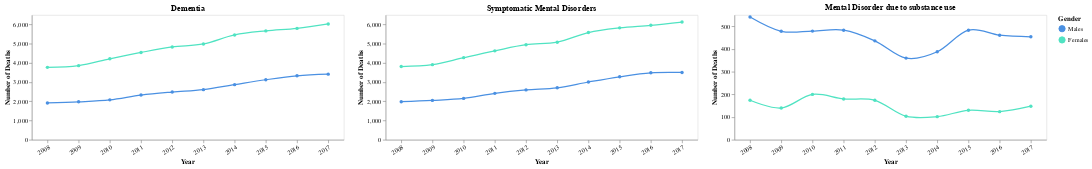

Notebook code for this chart:
### Code cell
colorScale = alt.Scale(
    domain=['Males', 'Females'],
    range=['#4A90E2', '#50E3C2']
)

base = alt.Chart(chartData).mark_line(
    point=True,
    interpolate="cardinal"
).encode(
    x=alt.X("year", type="nominal", axis=alt.Axis(labelAngle=330), title="Year"),
    y=alt.Y("count", title="Number of Deaths"),
    tooltip=chartData.columns.tolist(),
    color=alt.Color("sex", scale=colorScale, legend=alt.Legend(title="Gender"))
).properties(
    width=500,
    height=200
)

one = base.transform_filter(
    alt.FieldEqualPredicate(field='cause_of_death_map', equal='Dementia')
).properties(
    title='Dementia'
)

two = base.transform_filter(
    alt.FieldEqualPredicate(field='cause_of_death_map', equal='Mental Disorder due to substance use')
).properties(
    title='Mental Disorder due to substance use'
)

three = base.transform_filter(
    alt.FieldEqualPredicate(field='cause_of_death_map', equal='Symptomatic Mental Disorders')
).properties(
    title='Symptomatic Mental Disorders'
)

alt.hconcat(one, three, two).configure(
    axis=alt.Axis(grid=False)
)

### Figure 1 — Vega-Lite specification as saved in the notebook (floating-point values rounded to 4 significant figures)
{"$schema": "https://vega.github.io/schema/vega-lite/v2.4.3.json", "config": {"axis": {"grid": false}, "view": {"height": 300, "width": 400}}, "hconcat": [{"data": {"values": [{"cause_of_death_map": "Dementia", "count": 3772, "pct_change": null, "sex": "Females", "year": "2008"}, {"cause_of_death_map": "Dementia", "count": 3862, "pct_change": 2.386, "sex": "Females", "year": "2009"}, {"cause_of_death_map": "Dementia", "count": 4218, "pct_change": 9.218, "sex": "Females", "year": "2010"}, {"cause_of_death_map": "Dementia", "count": 4548, "pct_change": 7.824, "sex": "Females", "year": "2011"}, {"cause_of_death_map": "Dementia", "count": 4834, "pct_change": 6.288, "sex": "Females", "year": "2012"}, {"cause_of_death_map": "Dementia", "count": 4992, "pct_change": 3.269, "sex": "Females", "year": "2013"}, {"cause_of_death_map": "Dementia", "count": 5461, "pct_change": 9.395, "sex": "Females", "year": "2014"}, {"cause_of_death_map": "Dementia", "count": 5671, "pct_change": 3.845, "sex": "Females", "year": "2015"}, {"cause_of_death_map": "Dementia", "count": 5802, "pct_change": 2.31, "sex": "Females", "year": "2016"}, {"cause_of_death_map": "Dementia", "count": 6031, "pct_change": 3.947, "sex": "Females", "year": "2017"}, {"cause_of_death_map": "Dementia", "count": 1916, "pct_change": null, "sex": "Males", "year": "2008"}, {"cause_of_death_map": "Dementia", "count": 1977, "pct_change": 3.184, "sex": "Males", "year": "2009"}, {"cause_of_death_map": "Dementia", "count": 2079, "pct_change": 5.159, "sex": "Males", "year": "2010"}, {"cause_of_death_map": "Dementia", "count": 2329, "pct_change": 12.03, "sex": "Males", "year": "2011"}, {"cause_of_death_map": "Dementia", "count": 2487, "pct_change": 6.784, "sex": "Males", "year": "2012"}, {"cause_of_death_map": "Dementia", "count": 2612, "pct_change": 5.026, "sex": "Males", "year": "2013"}, {"cause_of_death_map": "Dementia", "count": 2871, "pct_change": 9.916, "sex": "Males", "year": "2014"}, {"cause_of_death_map": "Dementia", "count": 3126, "pct_change": 8.882, "sex": "Males", "year": "2015"}, {"cause_of_death_map": "Dementia", "count": 3333, "pct_change": 6.622, "sex": "Males", "year": "2016"}, {"cause_of_death_map": "Dementia", "count": 3419, "pct_change": 2.58, "sex": "Males", "year": "2017"}, {"cause_of_death_map": "Mental Disorder due to substance use", "count": 174, "pct_change": null, "sex": "Females", "year": "2008"}, {"cause_of_death_map": "Mental Disorder due to substance use", "count": 140, "pct_change": -19.54, "sex": "Females", "year": "2009"}, {"cause_of_death_map": "Mental Disorder due to substance use", "count": 200, "pct_change": 42.86, "sex": "Females", "year": "2010"}, {"cause_of_death_map": "Mental Disorder due to substance use", "count": 180, "pct_change": -10.0, "sex": "Females", "year": "2011"}, {"cause_of_death_map": "Mental Disorder due to substance use", "count": 174, "pct_change": -3.333, "sex": "Females", "year": "2012"}, {"cause_of_death_map": "Mental Disorder due to substance use", "count": 104, "pct_change": -40.23, "sex": "Females", "year": "2013"}, {"cause_of_death_map": "Mental Disorder due to substance use", "count": 102, "pct_change": -1.923, "sex": "Females", "year": "2014"}, {"cause_of_death_map": "Mental Disorder due to substance use", "count": 130, "pct_change": 27.45, "sex": "Females", "year": "2015"}, {"cause_of_death_map": "Mental Disorder due to substance use", "count": 124, "pct_change": -4.615, "sex": "Females", "year": "2016"}, {"cause_of_death_map": "Mental Disorder due to substance use", "count": 148, "pct_change": 19.35, "sex": "Females", "year": "2017"}, {"cause_of_death_map": "Mental Disorder due to substance use", "count": 541, "pct_change": null, "sex": "Males", "year": "2008"}, {"cause_of_death_map": "Mental Disorder due to substance use", "count": 478, "pct_change": -11.65, "sex": "Males", "year": "2009"}, {"cause_of_death_map": "Mental Disorder due to substance use", "count": 479, "pct_change": 0.2092, "sex": "Males", "year": "2010"}, {"cause_of_death_map": "Mental Disorder due to substance use", "count": 483, "pct_change": 0.8351, "sex": "Males", "year": "2011"}, {"cause_of_death_map": "Mental Disorder due to substance use", "count": 436, "pct_change": -9.731, "sex": "Males", "year": "2012"}, {"cause_of_death_map": "Mental Disorder due to substance use", "count": 360, "pct_change": -17.43, "sex": "Males", "year": "2013"}, {"cause_of_death_map": "Mental Disorder due to substance use", "count": 388, "pct_change": 7.778, "sex": "Males", "year": "2014"}, {"cause_of_death_map": "Mental Disorder due to substance use", "count": 483, "pct_change": 24.48, "sex": "Males", "year": "2015"}, {"cause_of_death_map": "Mental Disorder due to substance use", "count": 461, "pct_change": -4.555, "sex": "Males", "year": "2016"}, {"cause_of_death_map": "Mental Disorder due to substance use", "count": 454, "pct_change": -1.518, "sex": "Males", "year": "2017"}, {"cause_of_death_map": "Symptomatic Mental Disorders", "count": 3815, "pct_change": null, "sex": "Females", "year": "2008"}, {"cause_of_death_map": "Symptomatic Mental Disorders", "count": 3912, "pct_change": 2.543, "sex": "Females", "year": "2009"}, {"cause_of_death_map": "Symptomatic Mental Disorders", "count": 4277, "pct_change": 9.33, "sex": "Females", "year": "2010"}, {"cause_of_death_map": "Symptomatic Mental Disorders", "count": 4631, "pct_change": 8.277, "sex": "Females", "year": "2011"}, {"cause_of_death_map": "Symptomatic Mental Disorders", "count": 4953, "pct_change": 6.953, "sex": "Females", "year": "2012"}, {"cause_of_death_map": "Symptomatic Mental Disorders", "count": 5082, "pct_change": 2.604, "sex": "Females", "year": "2013"}, {"cause_of_death_map": "Symptomatic Mental Disorders", "count": 5586, "pct_change": 9.917, "sex": "Females", "year": "2014"}, {"cause_of_death_map": "Symptomatic Mental Disorders", "count": 5830, "pct_change": 4.368, "sex": "Females", "year": "2015"}, {"cause_of_death_map": "Symptomatic Mental Disorders", "count": 5962, "pct_change": 2.264, "sex": "Females", "year": "2016"}, {"cause_of_death_map": "Symptomatic Mental Disorders", "count": 6132, "pct_change": 2.851, "sex": "Females", "year": "2017"}, {"cause_of_death_map": "Symptomatic Mental Disorders", "count": 1982, "pct_change": null, "sex": "Males", "year": "2008"}, {"cause_of_death_map": "Symptomatic Mental Disorders", "count": 2052, "pct_change": 3.532, "sex": "Males", "year": "2009"}, {"cause_of_death_map": "Symptomatic Mental Disorders", "count": 2156, "pct_change": 5.068, "sex": "Males", "year": "2010"}, {"cause_of_death_map": "Symptomatic Mental Disorders", "count": 2418, "pct_change": 12.15, "sex": "Males", "year": "2011"}, {"cause_of_death_map": "Symptomatic Mental Disorders", "count": 2599, "pct_change": 7.486, "sex": "Males", "year": "2012"}, {"cause_of_death_map": "Symptomatic Mental Disorders", "count": 2709, "pct_change": 4.232, "sex": "Males", "year": "2013"}, {"cause_of_death_map": "Symptomatic Mental Disorders", "count": 3009, "pct_change": 11.07, "sex": "Males", "year": "2014"}, {"cause_of_death_map": "Symptomatic Mental Disorders", "count": 3282, "pct_change": 9.073, "sex": "Males", "year": "2015"}, {"cause_of_death_map": "Symptomatic Mental Disorders", "count": 3490, "pct_change": 6.338, "sex": "Males", "year": "2016"}, {"cause_of_death_map": "Symptomatic Mental Disorders", "count": 3508, "pct_change": 0.5158, "sex": "Males", "year": "2017"}]}, "encoding": {"color": {"field": "sex", "legend": {"title": "Gender"}, "scale": {"domain": ["Males", "Females"], "range": ["#4A90E2", "#50E3C2"]}, "type": "nominal"}, "tooltip": [{"field": "cause_of_death_map", "type": "nominal"}, {"field": "sex", "type": "nominal"}, {"field": "year", "type": "nominal"}, {"field": "count", "type": "quantitative"}, {"field": "pct_change", "type": "quantitative"}], "x": {"axis": {"labelAngle": 330}, "field": "year", "title": "Year", "type": "nominal"}, "y": {"field": "count", "title": "Number of Deaths", "type": "quantitative"}}, "height": 200, "mark": {"interpolate": "cardinal", "point": true, "type": "line"}, "title": "Dementia", "transform": [{"filter": {"equal": "Dementia", "field": "cause_of_death_map"}}], "width": 500}, {"data": {"values": [{"cause_of_death_map": "Dementia", "count": 3772, "pct_change": null, "sex": "Females", "year": "2008"}, {"cause_of_death_map": "Dementia", "count": 3862, "pct_change": 2.386, "sex": "Females", "year": "2009"}, {"cause_of_death_map": "Dementia", "count": 4218, "pct_change": 9.218, "sex": "Females", "year": "2010"}, {"cause_of_death_map": "Dementia", "count": 4548, "pct_change": 7.824, "sex": "Females", "year": "2011"}, {"cause_of_death_map": "Dementia", "count": 4834, "pct_change": 6.288, "sex": "Females", "year": "2012"}, {"cause_of_death_map": "Dementia", "count": 4992, "pct_change": 3.269, "sex": "Females", "year": "2013"}, {"cause_of_death_map": "Dementia", "count": 5461, "pct_change": 9.395, "sex": "Females", "year": "2014"}, {"cause_of_death_map": "Dementia", "count": 5671, "pct_change": 3.845, "sex": "Females", "year": "2015"}, {"cause_of_death_map": "Dementia", "count": 5802, "pct_change": 2.31, "sex": "Females", "year": "2016"}, {"cause_of_death_map": "Dementia", "count": 6031, "pct_change": 3.947, "sex": "Females", "year": "2017"}, {"cause_of_death_map": "Dementia", "count": 1916, "pct_change": null, "sex": "Males", "year": "2008"}, {"cause_of_death_map": "Dementia", "count": 1977, "pct_change": 3.184, "sex": "Males", "year": "2009"}, {"cause_of_death_map": "Dementia", "count": 2079, "pct_change": 5.159, "sex": "Males", "year": "2010"}, {"cause_of_death_map": "Dementia", "count": 2329, "pct_change": 12.03, "sex": "Males", "year": "2011"}, {"cause_of_death_map": "Dementia", "count": 2487, "pct_change": 6.784, "sex": "Males", "year": "2012"}, {"cause_of_death_map": "Dementia", "count": 2612, "pct_change": 5.026, "sex": "Males", "year": "2013"}, {"cause_of_death_map": "Dementia", "count": 2871, "pct_change": 9.916, "sex": "Males", "year": "2014"}, {"cause_of_death_map": "Dementia", "count": 3126, "pct_change": 8.882, "sex": "Males", "year": "2015"}, {"cause_of_death_map": "Dementia", "count": 3333, "pct_change": 6.622, "sex": "Males", "year": "2016"}, {"cause_of_death_map": "Dementia", "count": 3419, "pct_change": 2.58, "sex": "Males", "year": "2017"}, {"cause_of_death_map": "Mental Disorder due to substance use", "count": 174, "pct_change": null, "sex": "Females", "year": "2008"}, {"cause_of_death_map": "Mental Disorder due to substance use", "count": 140, "pct_change": -19.54, "sex": "Females", "year": "2009"}, {"cause_of_death_map": "Mental Disorder due to substance use", "count": 200, "pct_change": 42.86, "sex": "Females", "year": "2010"}, {"cause_of_death_map": "Mental Disorder due to substance use", "count": 180, "pct_change": -10.0, "sex": "Females", "year": "2011"}, {"cause_of_death_map": "Mental Disorder due to substance use", "count": 174, "pct_change": -3.333, "sex": "Females", "year": "2012"}, {"cause_of_death_map": "Mental Disorder due to substance use", "count": 104, "pct_change": -40.23, "sex": "Females", "year": "2013"}, {"cause_of_death_map": "Mental Disorder due to substance use", "count": 102, "pct_change": -1.923, "sex": "Females", "year": "2014"}, {"cause_of_death_map": "Mental Disorder due to substance use", "count": 130, "pct_change": 27.45, "sex": "Females", "year": "2015"}, {"cause_of_death_map": "Mental Disorder due to substance use", "count": 124, "pct_change": -4.615, "sex": "Females", "year": "2016"}, {"cause_of_death_map": "Mental Disorder due to substance use", "count": 148, "pct_change": 19.35, "sex": "Females", "year": "2017"}, {"cause_of_death_map": "Mental Disorder due to substance use", "count": 541, "pct_change": null, "sex": "Males", "year": "2008"}, {"cause_of_death_map": "Mental Disorder due to substance use", "count": 478, "pct_change": -11.65, "sex": "Males", "year": "2009"}, {"cause_of_death_map": "Mental Disorder due to substance use", "count": 479, "pct_change": 0.2092, "sex": "Males", "year": "2010"}, {"cause_of_death_map": "Mental Disorder due to substance use", "count": 483, "pct_change": 0.8351, "sex": "Males", "year": "2011"}, {"cause_of_death_map": "Mental Disorder due to substance use", "count": 436, "pct_change": -9.731, "sex": "Males", "year": "2012"}, {"cause_of_death_map": "Mental Disorder due to substance use", "count": 360, "pct_change": -17.43, "sex": "Males", "year": "2013"}, {"cause_of_death_map": "Mental Disorder due to substance use", "count": 388, "pct_change": 7.778, "sex": "Males", "year": "2014"}, {"cause_of_death_map": "Mental Disorder due to substance use", "count": 483, "pct_change": 24.48, "sex": "Males", "year": "2015"}, {"cause_of_death_map": "Mental Disorder due to substance use", "count": 461, "pct_change": -4.555, "sex": "Males", "year": "2016"}, {"cause_of_death_map": "Mental Disorder due to substance use", "count": 454, "pct_change": -1.518, "sex": "Males", "year": "2017"}, {"cause_of_death_map": "Symptomatic Mental Disorders", "count": 3815, "pct_change": null, "sex": "Females", "year": "2008"}, {"cause_of_death_map": "Symptomatic Mental Disorders", "count": 3912, "pct_change": 2.543, "sex": "Females", "year": "2009"}, {"cause_of_death_map": "Symptomatic Mental Disorders", "count": 4277, "pct_change": 9.33, "sex": "Females", "year": "2010"}, {"cause_of_death_map": "Symptomatic Mental Disorders", "count": 4631, "pct_change": 8.277, "sex": "Females", "year": "2011"}, {"cause_of_death_map": "Symptomatic Mental Disorders", "count": 4953, "pct_change": 6.953, "sex": "Females", "year": "2012"}, {"cause_of_death_map": "Symptomatic Mental Disorders", "count": 5082, "pct_change": 2.604, "sex": "Females", "year": "2013"}, {"cause_of_death_map": "Symptomatic Mental Disorders", "count": 5586, "pct_change": 9.917, "sex": "Females", "year": "2014"}, {"cause_of_death_map": "Symptomatic Mental Disorders", "count": 5830, "pct_change": 4.368, "sex": "Females", "year": "2015"}, {"cause_of_death_map": "Symptomatic Mental Disorders", "count": 5962, "pct_change": 2.264, "sex": "Females", "year": "2016"}, {"cause_of_death_map": "Symptomatic Mental Disorders", "count": 6132, "pct_change": 2.851, "sex": "Females", "year": "2017"}, {"cause_of_death_map": "Symptomatic Mental Disorders", "count": 1982, "pct_change": null, "sex": "Males", "year": "2008"}, {"cause_of_death_map": "Symptomatic Mental Disorders", "count": 2052, "pct_change": 3.532, "sex": "Males", "year": "2009"}, {"cause_of_death_map": "Symptomatic Mental Disorders", "count": 2156, "pct_change": 5.068, "sex": "Males", "year": "2010"}, {"cause_of_death_map": "Symptomatic Mental Disorders", "count": 2418, "pct_change": 12.15, "sex": "Males", "year": "2011"}, {"cause_of_death_map": "Symptomatic Mental Disorders", "count": 2599, "pct_change": 7.486, "sex": "Males", "year": "2012"}, {"cause_of_death_map": "Symptomatic Mental Disorders", "count": 2709, "pct_change": 4.232, "sex": "Males", "year": "2013"}, {"cause_of_death_map": "Symptomatic Mental Disorders", "count": 3009, "pct_change": 11.07, "sex": "Males", "year": "2014"}, {"cause_of_death_map": "Symptomatic Mental Disorders", "count": 3282, "pct_change": 9.073, "sex": "Males", "year": "2015"}, {"cause_of_death_map": "Symptomatic Mental Disorders", "count": 3490, "pct_change": 6.338, "sex": "Males", "year": "2016"}, {"cause_of_death_map": "Symptomatic Mental Disorders", "count": 3508, "pct_change": 0.5158, "sex": "Males", "year": "2017"}]}, "encoding": {"color": {"field": "sex", "legend": {"title": "Gender"}, "scale": {"domain": ["Males", "Females"], "range": ["#4A90E2", "#50E3C2"]}, "type": "nominal"}, "tooltip": [{"field": "cause_of_death_map", "type": "nominal"}, {"field": "sex", "type": "nominal"}, {"field": "year", "type": "nominal"}, {"field": "count", "type": "quantitative"}, {"field": "pct_change", "type": "quantitative"}], "x": {"axis": {"labelAngle": 330}, "field": "year", "title": "Year", "type": "nominal"}, "y": {"field": "count", "title": "Number of Deaths", "type": "quantitative"}}, "height": 200, "mark": {"interpolate": "cardinal", "point": true, "type": "line"}, "title": "Symptomatic Mental Disorders", "transform": [{"filter": {"equal": "Symptomatic Mental Disorders", "field": "cause_of_death_map"}}], "width": 500}, {"data": {"values": [{"cause_of_death_map": "Dementia", "count": 3772, "pct_change": null, "sex": "Females", "year": "2008"}, {"cause_of_death_map": "Dementia", "count": 3862, "pct_change": 2.386, "sex": "Females", "year": "2009"}, {"cause_of_death_map": "Dementia", "count": 4218, "pct_change": 9.218, "sex": "Females", "year": "2010"}, {"cause_of_death_map": "Dementia", "count": 4548, "pct_change": 7.824, "sex": "Females", "year": "2011"}, {"cause_of_death_map": "Dementia", "count": 4834, "pct_change": 6.288, "sex": "Females", "year": "2012"}, {"cause_of_death_map": "Dementia", "count": 4992, "pct_change": 3.269, "sex": "Females", "year": "2013"}, {"cause_of_death_map": "Dementia", "count": 5461, "pct_change": 9.395, "sex": "Females", "year": "2014"}, {"cause_of_death_map": "Dementia", "count": 5671, "pct_change": 3.845, "sex": "Females", "year": "2015"}, {"cause_of_death_map": "Dementia", "count": 5802, "pct_change": 2.31, "sex": "Females", "year": "2016"}, {"cause_of_death_map": "Dementia", "count": 6031, "pct_change": 3.947, "sex": "Females", "year": "2017"}, {"cause_of_death_map": "Dementia", "count": 1916, "pct_change": null, "sex": "Males", "year": "2008"}, {"cause_of_death_map": "Dementia", "count": 1977, "pct_change": 3.184, "sex": "Males", "year": "2009"}, {"cause_of_death_map": "Dementia", "count": 2079, "pct_change": 5.159, "sex": "Males", "year": "2010"}, {"cause_of_death_map": "Dementia", "count": 2329, "pct_change": 12.03, "sex": "Males", "year": "2011"}, {"cause_of_death_map": "Dementia", "count": 2487, "pct_change": 6.784, "sex": "Males", "year": "2012"}, {"cause_of_death_map": "Dementia", "count": 2612, "pct_change": 5.026, "sex": "Males", "year": "2013"}, {"cause_of_death_map": "Dementia", "count": 2871, "pct_change": 9.916, "sex": "Males", "year": "2014"}, {"cause_of_death_map": "Dementia", "count": 3126, "pct_change": 8.882, "sex": "Males", "year": "2015"}, {"cause_of_death_map": "Dementia", "count": 3333, "pct_change": 6.622, "sex": "Males", "year": "2016"}, {"cause_of_death_map": "Dementia", "count": 3419, "pct_change": 2.58, "sex": "Males", "year": "2017"}, {"cause_of_death_map": "Mental Disorder due to substance use", "count": 174, "pct_change": null, "sex": "Females", "year": "2008"}, {"cause_of_death_map": "Mental Disorder due to substance use", "count": 140, "pct_change": -19.54, "sex": "Females", "year": "2009"}, {"cause_of_death_map": "Mental Disorder due to substance use", "count": 200, "pct_change": 42.86, "sex": "Females", "year": "2010"}, {"cause_of_death_map": "Mental Disorder due to substance use", "count": 180, "pct_change": -10.0, "sex": "Females", "year": "2011"}, {"cause_of_death_map": "Mental Disorder due to substance use", "count": 174, "pct_change": -3.333, "sex": "Females", "year": "2012"}, {"cause_of_death_map": "Mental Disorder due to substance use", "count": 104, "pct_change": -40.23, "sex": "Females", "year": "2013"}, {"cause_of_death_map": "Mental Disorder due to substance use", "count": 102, "pct_change": -1.923, "sex": "Females", "year": "2014"}, {"cause_of_death_map": "Mental Disorder due to substance use", "count": 130, "pct_change": 27.45, "sex": "Females", "year": "2015"}, {"cause_of_death_map": "Mental Disorder due to substance use", "count": 124, "pct_change": -4.615, "sex": "Females", "year": "2016"}, {"cause_of_death_map": "Mental Disorder due to substance use", "count": 148, "pct_change": 19.35, "sex": "Females", "year": "2017"}, {"cause_of_death_map": "Mental Disorder due to substance use", "count": 541, "pct_change": null, "sex": "Males", "year": "2008"}, {"cause_of_death_map": "Mental Disorder due to substance use", "count": 478, "pct_change": -11.65, "sex": "Males", "year": "2009"}, {"cause_of_death_map": "Mental Disorder due to substance use", "count": 479, "pct_change": 0.2092, "sex": "Males", "year": "2010"}, {"cause_of_death_map": "Mental Disorder due to substance use", "count": 483, "pct_change": 0.8351, "sex": "Males", "year": "2011"}, {"cause_of_death_map": "Mental Disorder due to substance use", "count": 436, "pct_change": -9.731, "sex": "Males", "year": "2012"}, {"cause_of_death_map": "Mental Disorder due to substance use", "count": 360, "pct_change": -17.43, "sex": "Males", "year": "2013"}, {"cause_of_death_map": "Mental Disorder due to substance use", "count": 388, "pct_change": 7.778, "sex": "Males", "year": "2014"}, {"cause_of_death_map": "Mental Disorder due to substance use", "count": 483, "pct_change": 24.48, "sex": "Males", "year": "2015"}, {"cause_of_death_map": "Mental Disorder due to substance use", "count": 461, "pct_change": -4.555, "sex": "Males", "year": "2016"}, {"cause_of_death_map": "Mental Disorder due to substance use", "count": 454, "pct_change": -1.518, "sex": "Males", "year": "2017"}, {"cause_of_death_map": "Symptomatic Mental Disorders", "count": 3815, "pct_change": null, "sex": "Females", "year": "2008"}, {"cause_of_death_map": "Symptomatic Mental Disorders", "count": 3912, "pct_change": 2.543, "sex": "Females", "year": "2009"}, {"cause_of_death_map": "Symptomatic Mental Disorders", "count": 4277, "pct_change": 9.33, "sex": "Females", "year": "2010"}, {"cause_of_death_map": "Symptomatic Mental Disorders", "count": 4631, "pct_change": 8.277, "sex": "Females", "year": "2011"}, {"cause_of_death_map": "Symptomatic Mental Disorders", "count": 4953, "pct_change": 6.953, "sex": "Females", "year": "2012"}, {"cause_of_death_map": "Symptomatic Mental Disorders", "count": 5082, "pct_change": 2.604, "sex": "Females", "year": "2013"}, {"cause_of_death_map": "Symptomatic Mental Disorders", "count": 5586, "pct_change": 9.917, "sex": "Females", "year": "2014"}, {"cause_of_death_map": "Symptomatic Mental Disorders", "count": 5830, "pct_change": 4.368, "sex": "Females", "year": "2015"}, {"cause_of_death_map": "Symptomatic Mental Disorders", "count": 5962, "pct_change": 2.264, "sex": "Females", "year": "2016"}, {"cause_of_death_map": "Symptomatic Mental Disorders", "count": 6132, "pct_change": 2.851, "sex": "Females", "year": "2017"}, {"cause_of_death_map": "Symptomatic Mental Disorders", "count": 1982, "pct_change": null, "sex": "Males", "year": "2008"}, {"cause_of_death_map": "Symptomatic Mental Disorders", "count": 2052, "pct_change": 3.532, "sex": "Males", "year": "2009"}, {"cause_of_death_map": "Symptomatic Mental Disorders", "count": 2156, "pct_change": 5.068, "sex": "Males", "year": "2010"}, {"cause_of_death_map": "Symptomatic Mental Disorders", "count": 2418, "pct_change": 12.15, "sex": "Males", "year": "2011"}, {"cause_of_death_map": "Symptomatic Mental Disorders", "count": 2599, "pct_change": 7.486, "sex": "Males", "year": "2012"}, {"cause_of_death_map": "Symptomatic Mental Disorders", "count": 2709, "pct_change": 4.232, "sex": "Males", "year": "2013"}, {"cause_of_death_map": "Symptomatic Mental Disorders", "count": 3009, "pct_change": 11.07, "sex": "Males", "year": "2014"}, {"cause_of_death_map": "Symptomatic Mental Disorders", "count": 3282, "pct_change": 9.073, "sex": "Males", "year": "2015"}, {"cause_of_death_map": "Symptomatic Mental Disorders", "count": 3490, "pct_change": 6.338, "sex": "Males", "year": "2016"}, {"cause_of_death_map": "Symptomatic Mental Disorders", "count": 3508, "pct_change": 0.5158, "sex": "Males", "year": "2017"}]}, "encoding": {"color": {"field": "sex", "legend": {"title": "Gender"}, "scale": {"domain": ["Males", "Females"], "range": ["#4A90E2", "#50E3C2"]}, "type": "nominal"}, "tooltip": [{"field": "cause_of_death_map", "type": "nominal"}, {"field": "sex", "type": "nominal"}, {"field": "year", "type": "nominal"}, {"field": "count", "type": "quantitative"}, {"field": "pct_change", "type": "quantitative"}], "x": {"axis": {"labelAngle": 330}, "field": "year", "title": "Year", "type": "nominal"}, "y": {"field": "count", "title": "Number of Deaths", "type": "quantitative"}}, "height": 200, "mark": {"interpolate": "cardinal", "point": true, "type": "line"}, "title": "Mental Disorder due to substance use", "transform": [{"filter": {"equal": "Mental Disorder due to substance use", "field": "cause_of_death_map"}}], "width": 500}]}
